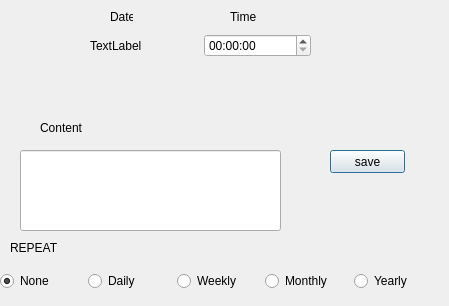
<?xml version="1.0" encoding="UTF-8"?>
<ui version="4.0">
 <class>MyDialog</class>
 <widget class="QDialog" name="MyDialog">
  <property name="geometry">
   <rect>
    <x>0</x>
    <y>0</y>
    <width>449</width>
    <height>306</height>
   </rect>
  </property>
  <property name="windowTitle">
   <string>Dialog</string>
  </property>
  <widget class="QPushButton" name="save">
   <property name="geometry">
    <rect>
     <x>330</x>
     <y>150</y>
     <width>75</width>
     <height>23</height>
    </rect>
   </property>
   <property name="text">
    <string>save</string>
   </property>
  </widget>
  <widget class="QLabel" name="label">
   <property name="geometry">
    <rect>
     <x>40</x>
     <y>120</y>
     <width>61</width>
     <height>16</height>
    </rect>
   </property>
   <property name="text">
    <string>Content</string>
   </property>
  </widget>
  <widget class="QLineEdit" name="lineEdit">
   <property name="geometry">
    <rect>
     <x>20</x>
     <y>150</y>
     <width>261</width>
     <height>81</height>
    </rect>
   </property>
  </widget>
  <widget class="QLabel" name="label_2">
   <property name="geometry">
    <rect>
     <x>110</x>
     <y>10</y>
     <width>23</width>
     <height>13</height>
    </rect>
   </property>
   <property name="text">
    <string>Date</string>
   </property>
  </widget>
  <widget class="QLabel" name="label_3">
   <property name="geometry">
    <rect>
     <x>230</x>
     <y>10</y>
     <width>51</width>
     <height>13</height>
    </rect>
   </property>
   <property name="text">
    <string>Time</string>
   </property>
  </widget>
  <widget class="QWidget" name="layoutWidget">
   <property name="geometry">
    <rect>
     <x>90</x>
     <y>30</y>
     <width>221</width>
     <height>31</height>
    </rect>
   </property>
   <layout class="QHBoxLayout" name="horizontalLayout">
    <item>
     <widget class="QLabel" name="dateText">
      <property name="text">
       <string>TextLabel</string>
      </property>
     </widget>
    </item>
    <item>
     <widget class="QTimeEdit" name="timeEdit"/>
    </item>
   </layout>
  </widget>
  <widget class="QLabel" name="label_4">
   <property name="geometry">
    <rect>
     <x>10</x>
     <y>240</y>
     <width>47</width>
     <height>16</height>
    </rect>
   </property>
   <property name="text">
    <string>REPEAT</string>
   </property>
  </widget>
  <widget class="QWidget" name="layoutWidget">
   <property name="geometry">
    <rect>
     <x>0</x>
     <y>270</y>
     <width>436</width>
     <height>22</height>
    </rect>
   </property>
   <layout class="QHBoxLayout" name="horizontalLayout_2">
    <item>
     <widget class="QRadioButton" name="none">
      <property name="text">
       <string>None</string>
      </property>
      <property name="checked">
       <bool>true</bool>
      </property>
      <attribute name="buttonGroup">
       <string notr="true">buttonGroup</string>
      </attribute>
     </widget>
    </item>
    <item>
     <widget class="QRadioButton" name="daily">
      <property name="text">
       <string>Daily</string>
      </property>
      <attribute name="buttonGroup">
       <string notr="true">buttonGroup</string>
      </attribute>
     </widget>
    </item>
    <item>
     <widget class="QRadioButton" name="weekly">
      <property name="text">
       <string>Weekly</string>
      </property>
      <attribute name="buttonGroup">
       <string notr="true">buttonGroup</string>
      </attribute>
     </widget>
    </item>
    <item>
     <widget class="QRadioButton" name="monthly">
      <property name="text">
       <string>Monthly</string>
      </property>
      <attribute name="buttonGroup">
       <string notr="true">buttonGroup</string>
      </attribute>
     </widget>
    </item>
    <item>
     <widget class="QRadioButton" name="yearly">
      <property name="text">
       <string>Yearly</string>
      </property>
      <attribute name="buttonGroup">
       <string notr="true">buttonGroup</string>
      </attribute>
     </widget>
    </item>
   </layout>
  </widget>
  <widget class="QWidget" name="">
   <property name="geometry">
    <rect>
     <x>93</x>
     <y>70</y>
     <width>221</width>
     <height>49</height>
    </rect>
   </property>
   <layout class="QVBoxLayout" name="verticalLayout"/>
  </widget>
 </widget>
 <resources/>
 <connections/>
 <buttongroups>
  <buttongroup name="buttonGroup"/>
 </buttongroups>
</ui>
